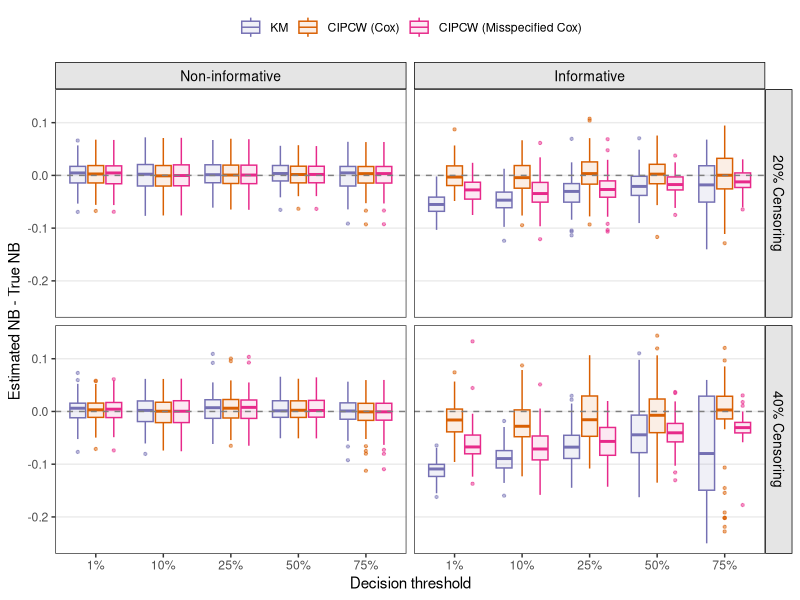
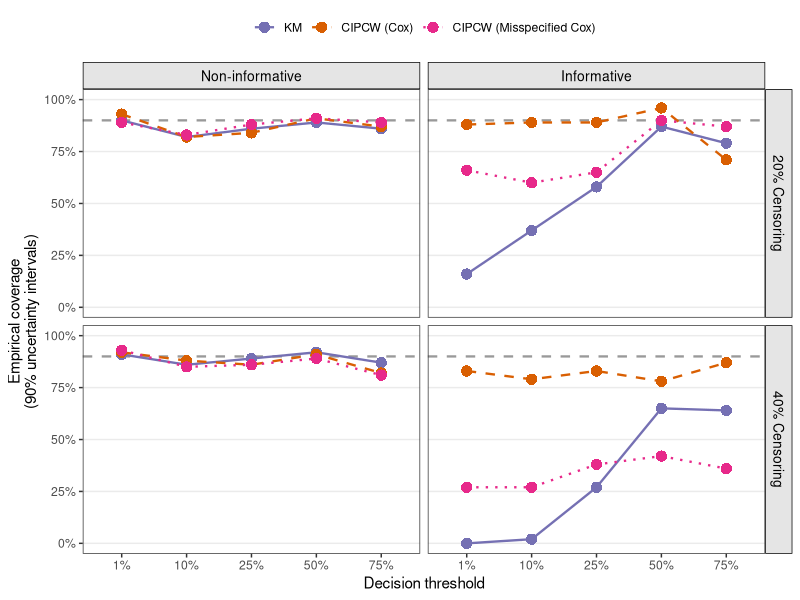
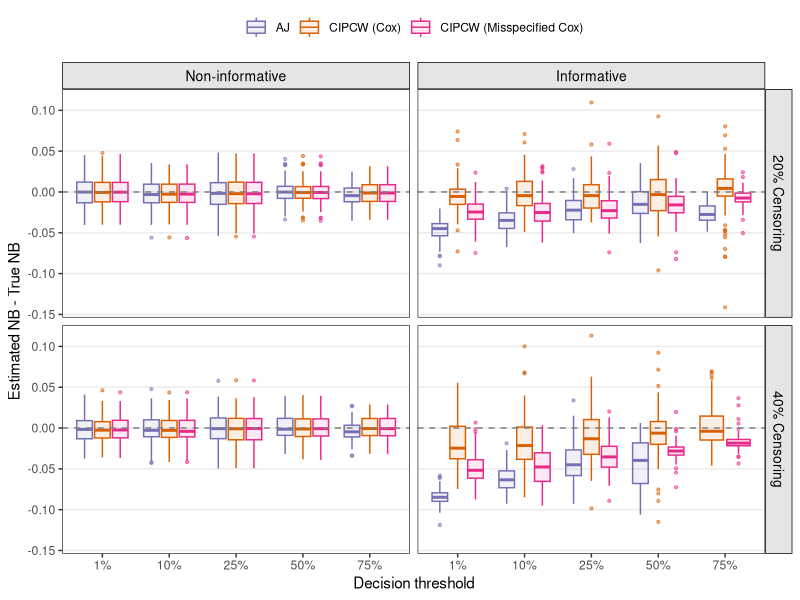
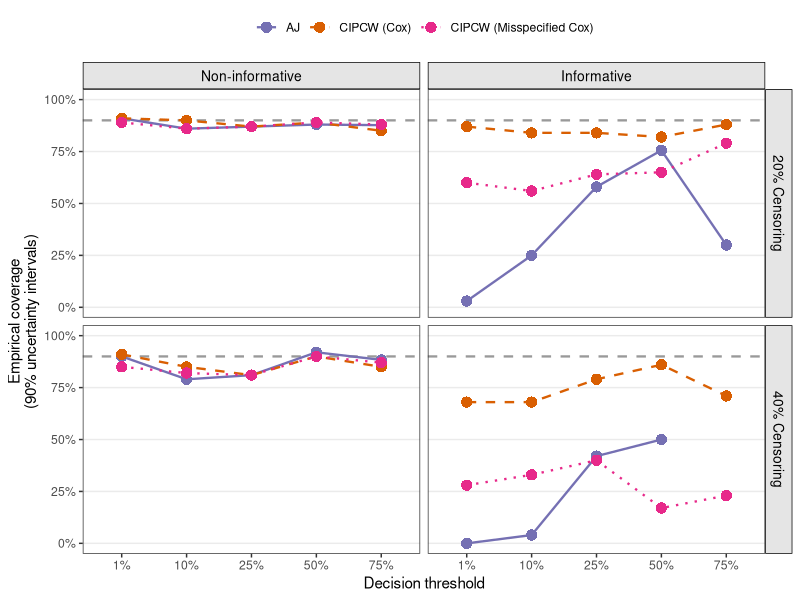

Write the R code that produced these figures, in order.
## ---- chunk 1
# ==============================================================================
# Script Name: 03_results_summary_and_plots.Rmd
# Purpose:     Generates summary tables, bias plots, and coverage plots for 
#              both standard survival and competing risks simulation results.
# ==============================================================================

knitr::opts_chunk$set(
  echo = TRUE, 
  warning = FALSE, 
  message = FALSE,
  fig.width = 10,
  fig.height = 6,
  dpi = 300
)

# Load required libraries
library(ggplot2)
library(dplyr)
library(tidyr)
library(cowplot)
library(knitr)

# Define shared visualization theme
shared_theme <- theme_bw() + 
  theme(
    strip.background = element_rect(fill = "grey90", color = "black", linewidth = 0.5),
    strip.text = element_text(color = "black", size = 10),
    panel.grid.major.x = element_blank(), 
    panel.grid.minor = element_blank(),
    legend.position = "top",
    legend.title = element_blank()
  )
## ---- chunk 2
# Read the standard survival simulation data
results_std <- read.csv("results/combined_results_standard.csv")

# Calculate Mean Bias and Empirical Standard Error (SE)
summary_table_std <- results_std %>%
  group_by(scenario, target_cens_pct, threshold) %>%
  summarise(
    mean_bias_km     = mean(bias_km, na.rm = TRUE),
    mean_bias_cox    = mean(bias_ipcw_cox, na.rm = TRUE),
    mean_bias_miscox = mean(bias_ipcw_miscox, na.rm = TRUE),
    
    se_km     = sd(NB_km, na.rm = TRUE),
    se_cox    = sd(NB_ipcw_cox, na.rm = TRUE),
    se_miscox = sd(NB_ipcw_miscox, na.rm = TRUE),
    .groups = "drop"
  ) %>%
  mutate(
    # Format scenario descriptions for presentation
    Scenario = case_when(
      scenario == "non_informative_cox" ~ "Non-informative",
      scenario == "informative_simple_cox" ~ "Informative",
      TRUE ~ scenario
    ),
    Censoring = paste0(target_cens_pct * 100, "%"),
    Threshold = paste0(threshold * 100, "%"),
    
    # Format metrics as "Mean Bias (SE)"
    `KM`                       = sprintf("%.3f (%.3f)", mean_bias_km, se_km),
    `CIPCW (Cox)`              = sprintf("%.3f (%.3f)", mean_bias_cox, se_cox),
    `CIPCW (Misspecified Cox)` = sprintf("%.3f (%.3f)", mean_bias_miscox, se_miscox)
  ) %>%
  # Filter to the primary scenarios of interest
  filter(Scenario %in% c("Non-informative", "Informative")) %>%
  select(Scenario, Censoring, Threshold, `KM`, `CIPCW (Cox)`, `CIPCW (Misspecified Cox)`)

# Print the formatted table
kable(summary_table_std, caption = "Standard Survival: Mean Bias (Empirical SE)")
## ---- chunk 3
# Prepare data for bias visualization
data_bias_std <- results_std %>%
  mutate(
    Scenario = case_when(
      scenario == "non_informative_cox" ~ "Non-informative",
      scenario == "informative_simple_cox" ~ "Informative",
      TRUE ~ scenario
    ),
    Scenario = factor(Scenario, levels = c("Non-informative", "Informative")),
    Censoring = paste0(target_cens_pct * 100, "% Censoring"),
    Threshold = factor(paste0(threshold * 100, "%"), levels = paste0(sort(unique(threshold)) * 100, "%"))
  ) %>%
  filter(Scenario %in% c("Non-informative", "Informative")) %>%
  select(Scenario, Censoring, Threshold, NB_true, NB_km, NB_ipcw_cox, NB_ipcw_miscox) %>% 
  pivot_longer(
    cols = c(NB_km, NB_ipcw_cox, NB_ipcw_miscox), 
    names_to = "Method_Internal",
    values_to = "Estimated_NB"
  ) %>%
  mutate(
    Metric_Value = Estimated_NB - NB_true, 
    Method = case_when(
      Method_Internal == "NB_km" ~ "KM",
      Method_Internal == "NB_ipcw_cox" ~ "CIPCW (Cox)",
      Method_Internal == "NB_ipcw_miscox" ~ "CIPCW (Misspecified Cox)"
    ),
    Method = factor(Method, levels = c("KM", "CIPCW (Cox)", "CIPCW (Misspecified Cox)"))
  )

# Define color palette for standard survival estimators
colors_std <- c(
  "KM" = "#7570b3",                       
  "CIPCW (Cox)" = "#d95f02",              
  "CIPCW (Misspecified Cox)" = "#e7298a"  
)

# Generate Bias Boxplot
ggplot(data_bias_std, aes(x = Threshold, y = Metric_Value, fill = Method, color = Method)) +
  geom_boxplot(outlier.size = 0.8, outlier.alpha = 0.5, width = 0.7, 
               position = position_dodge(width = 0.8), alpha = 0.1) +
  geom_hline(yintercept = 0, linetype = "dashed", color = "gray50") +
  facet_grid(Censoring ~ Scenario) +
  labs(y = "Estimated NB - True NB", x = "Decision threshold") +
  scale_color_manual(values = colors_std) +
  scale_fill_manual(values = colors_std) +
  shared_theme
## ---- chunk 4
# Prepare data for empirical coverage mapping
data_cov_std <- results_std %>%
  group_by(scenario, target_cens_pct, threshold) %>%
  summarise(
    coverage_km     = mean(as.logical(cover_km), na.rm = TRUE),
    coverage_ipcw   = mean(as.logical(cover_ipcw_cox), na.rm = TRUE),
    coverage_miscox = mean(as.logical(cover_ipcw_miscox), na.rm = TRUE),
    .groups = "drop"
  ) %>%
  mutate(
    Scenario = case_when(
      scenario == "non_informative_cox" ~ "Non-informative",
      scenario == "informative_simple_cox" ~ "Informative",
      TRUE ~ scenario
    )
  ) %>%
  filter(Scenario %in% c("Non-informative", "Informative")) %>%
  mutate(
    Scenario = factor(Scenario, levels = c("Non-informative", "Informative")),
    Censoring = paste0(target_cens_pct * 100, "% Censoring"),
    Threshold = factor(paste0(threshold * 100, "%"), levels = paste0(sort(unique(threshold)) * 100, "%"))
  ) %>%
  pivot_longer(
    cols = c(coverage_km, coverage_ipcw, coverage_miscox),
    names_to = "Method_Internal",
    values_to = "Coverage"
  ) %>%
  mutate(
    Method = case_when(
      Method_Internal == "coverage_km" ~ "KM",
      Method_Internal == "coverage_ipcw" ~ "CIPCW (Cox)",
      Method_Internal == "coverage_miscox" ~ "CIPCW (Misspecified Cox)"
    ),
    Method = factor(Method, levels = c("KM", "CIPCW (Cox)", "CIPCW (Misspecified Cox)"))
  )

# Define line types
linetypes_std <- c(
  "KM" = "solid",
  "CIPCW (Cox)" = "dashed",
  "CIPCW (Misspecified Cox)" = "dotted"
)

# Generate Coverage Plot
ggplot(data_cov_std, aes(x = Threshold, y = Coverage, color = Method, group = Method, linetype = Method)) +
  geom_hline(yintercept = 0.90, linetype = "dashed", color = "gray60", linewidth = 0.8) +
  geom_line(linewidth = 0.8) +
  geom_point(size = 3.5, shape = 16) +
  facet_grid(Censoring ~ Scenario) +
  scale_y_continuous(labels = scales::percent_format(accuracy = 1), limits = c(0, 1), breaks = seq(0, 1, by = 0.25)) +
  scale_color_manual(values = colors_std) +
  scale_linetype_manual(values = linetypes_std) +
  labs(
    y = "Empirical coverage\n(90% uncertainty intervals)",
    x = "Decision threshold"
  ) +
  shared_theme
## ---- chunk 5
# Read the competing risks simulation data
results_cr <- read.csv("results/combined_results_competing.csv")

# Calculate Mean Bias and Empirical Standard Error (SE) for competing risks
summary_table_cr <- results_cr %>%
  group_by(scenario, target_cens_pct, threshold) %>%
  summarise(
    mean_bias_aj     = mean(bias_aj, na.rm = TRUE),
    mean_bias_cox    = mean(bias_ipcw_cox, na.rm = TRUE),
    mean_bias_miscox = mean(bias_ipcw_miscox, na.rm = TRUE),
    
    se_aj     = sd(NB_aj, na.rm = TRUE),
    se_cox    = sd(NB_ipcw_cox, na.rm = TRUE),
    se_miscox = sd(NB_ipcw_miscox, na.rm = TRUE),
    .groups = "drop"
  ) %>%
  mutate(
    Scenario = case_when(
      scenario == "non_informative_cox" ~ "Non-informative",
      scenario == "informative_simple_cox" ~ "Informative",
      TRUE ~ scenario
    ),
    Censoring = paste0(target_cens_pct * 100, "%"),
    Threshold = paste0(threshold * 100, "%"),
    
    `AJ`                       = sprintf("%.3f (%.3f)", mean_bias_aj, se_aj),
    `CIPCW (Cox)`              = sprintf("%.3f (%.3f)", mean_bias_cox, se_cox),
    `CIPCW (Misspecified Cox)` = sprintf("%.3f (%.3f)", mean_bias_miscox, se_miscox)
  ) %>%
  filter(Scenario %in% c("Non-informative", "Informative")) %>%
  select(Scenario, Censoring, Threshold, `AJ`, `CIPCW (Cox)`, `CIPCW (Misspecified Cox)`)

# Print the formatted table
kable(summary_table_cr, caption = "Competing Risks: Mean Bias (Empirical SE)")
## ---- chunk 6
# Prepare data for bias visualization (Competing Risks)
data_bias_cr <- results_cr %>%
  mutate(
    Scenario = case_when(
      scenario == "non_informative_cox" ~ "Non-informative",
      scenario == "informative_simple_cox" ~ "Informative",
      TRUE ~ scenario
    ),
    Scenario = factor(Scenario, levels = c("Non-informative", "Informative")),
    Censoring = paste0(target_cens_pct * 100, "% Censoring"),
    Threshold = factor(paste0(threshold * 100, "%"), levels = paste0(sort(unique(threshold)) * 100, "%"))
  ) %>%
  filter(Scenario %in% c("Non-informative", "Informative")) %>%
  select(Scenario, Censoring, Threshold, NB_true, NB_aj, NB_ipcw_cox, NB_ipcw_miscox) %>% 
  pivot_longer(
    cols = c(NB_aj, NB_ipcw_cox, NB_ipcw_miscox), 
    names_to = "Method_Internal",
    values_to = "Estimated_NB"
  ) %>%
  mutate(
    Metric_Value = Estimated_NB - NB_true,
    Method = case_when(
      Method_Internal == "NB_aj" ~ "AJ",
      Method_Internal == "NB_ipcw_cox" ~ "CIPCW (Cox)",
      Method_Internal == "NB_ipcw_miscox" ~ "CIPCW (Misspecified Cox)"
    ),
    Method = factor(Method, levels = c("AJ", "CIPCW (Cox)", "CIPCW (Misspecified Cox)"))
  )

# Define color palette for competing risks estimators
colors_cr <- c(
  "AJ" = "#7570b3",                       
  "CIPCW (Cox)" = "#d95f02",              
  "CIPCW (Misspecified Cox)" = "#e7298a"  
)

# Generate Bias Boxplot
ggplot(data_bias_cr, aes(x = Threshold, y = Metric_Value, fill = Method, color = Method)) +
  geom_boxplot(outlier.size = 0.8, outlier.alpha = 0.5, width = 0.7, 
               position = position_dodge(width = 0.8), alpha = 0.1) +
  geom_hline(yintercept = 0, linetype = "dashed", color = "gray50") +
  facet_grid(Censoring ~ Scenario) +
  labs(y = "Estimated NB - True NB", x = "Decision threshold") +
  scale_color_manual(values = colors_cr) +
  scale_fill_manual(values = colors_cr) +
  shared_theme
## ---- chunk 7
# Prepare data for empirical coverage mapping (Competing Risks)
data_cov_cr <- results_cr %>%
  group_by(scenario, target_cens_pct, threshold) %>%
  summarise(
    coverage_aj     = mean(as.logical(cover_aj), na.rm = TRUE),
    coverage_ipcw   = mean(as.logical(cover_ipcw_cox), na.rm = TRUE),
    coverage_miscox = mean(as.logical(cover_ipcw_miscox), na.rm = TRUE),
    .groups = "drop"
  ) %>%
  mutate(
    Scenario = case_when(
      scenario == "non_informative_cox" ~ "Non-informative",
      scenario == "informative_simple_cox" ~ "Informative",
      TRUE ~ scenario
    )
  ) %>%
  filter(Scenario %in% c("Non-informative", "Informative")) %>%
  mutate(
    Scenario = factor(Scenario, levels = c("Non-informative", "Informative")),
    Censoring = paste0(target_cens_pct * 100, "% Censoring"),
    Threshold = factor(paste0(threshold * 100, "%"), levels = paste0(sort(unique(threshold)) * 100, "%"))
  ) %>%
  pivot_longer(
    cols = c(coverage_aj, coverage_ipcw, coverage_miscox),
    names_to = "Method_Internal",
    values_to = "Coverage"
  ) %>%
  mutate(
    Method = case_when(
      Method_Internal == "coverage_aj" ~ "AJ",
      Method_Internal == "coverage_ipcw" ~ "CIPCW (Cox)",
      Method_Internal == "coverage_miscox" ~ "CIPCW (Misspecified Cox)"
    ),
    Method = factor(Method, levels = c("AJ", "CIPCW (Cox)", "CIPCW (Misspecified Cox)"))
  )

# Define line types
linetypes_cr <- c(
  "AJ" = "solid",
  "CIPCW (Cox)" = "dashed",
  "CIPCW (Misspecified Cox)" = "dotted"
)

# Generate Coverage Plot
ggplot(data_cov_cr, aes(x = Threshold, y = Coverage, color = Method, group = Method, linetype = Method)) +
  geom_hline(yintercept = 0.90, linetype = "dashed", color = "gray60", linewidth = 0.8) +
  geom_line(linewidth = 0.8) +
  geom_point(size = 3.5, shape = 16) +
  facet_grid(Censoring ~ Scenario) +
  scale_y_continuous(labels = scales::percent_format(accuracy = 1), limits = c(0, 1), breaks = seq(0, 1, by = 0.25)) +
  scale_color_manual(values = colors_cr) + 
  scale_linetype_manual(values = linetypes_cr) +
  labs(
    y = "Empirical coverage\n(90% uncertainty intervals)",
    x = "Decision threshold"
  ) +
  shared_theme
